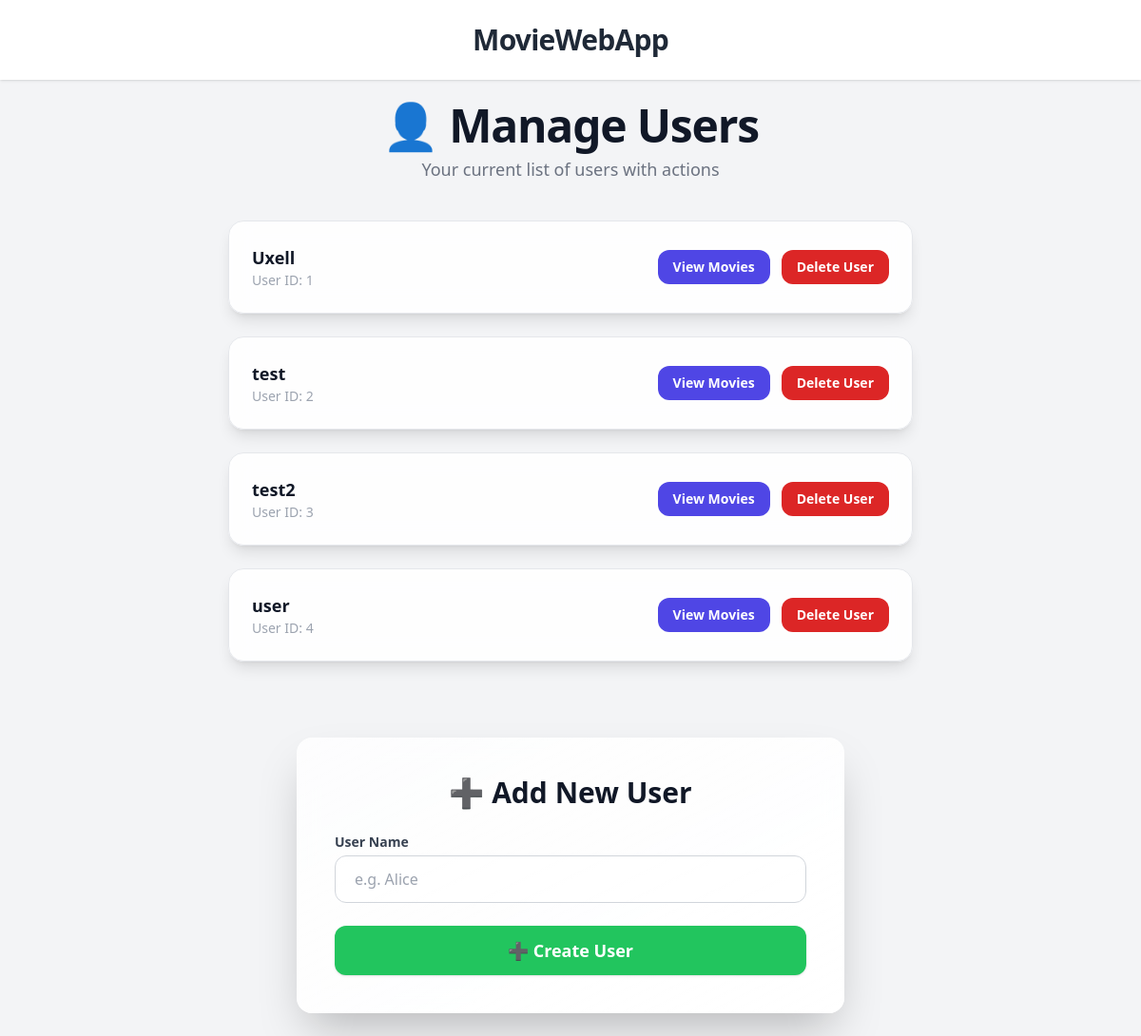
Before: / with the older database file.
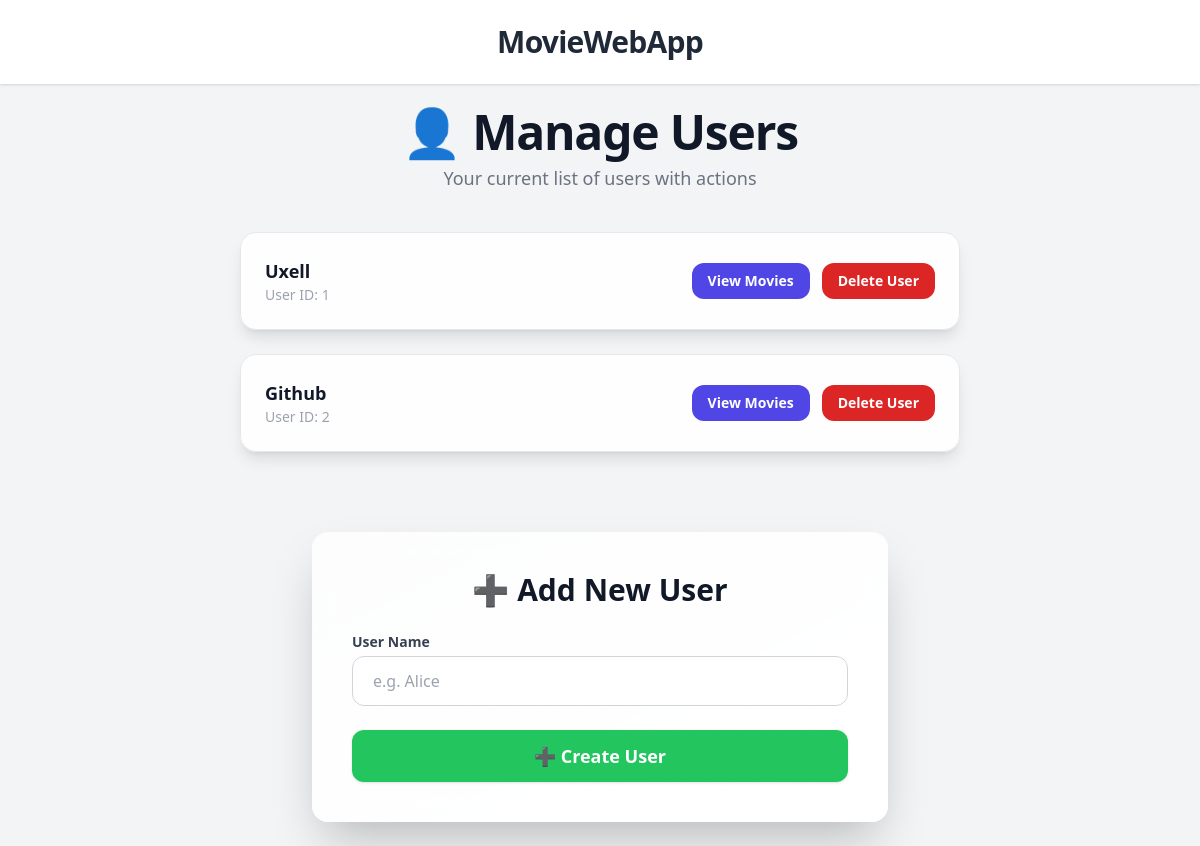
After: the same page with the newer database file.
### models.py (models this page shows)
class User(db.Model):
    __tablename__ = 'users'
    id = db.Column(db.Integer, primary_key=True, autoincrement=True)
    name = db.Column(db.String(100), nullable=False)
    movies = db.relationship('Movie', backref='user', lazy=True)

### app.py (the view)
@app.route('/')
def home():
    try:
        users = data_manager.get_users()
        return render_template('index.html', users=users)
    except (IOError,OperationalError) as e:
        print("An IOError occurred: ", str(e))
        error = "Sorry, we cannot load the user list right now."
        return render_template('index.html', users=[], error=error)

### data_manager.py (called while the page is built)
    def get_users(self):
        return User.query.all()

### templates/index.html (shortened to what this page needs)
{% extends "base.html" %}
{% block content %}
<div class="text-center mb-10">
  <h1 class="text-5xl font-extrabold tracking-tight text-gray-900 dark:text-white mb-2">
    👤 Manage Users
  </h1>
  <p class="text-gray-500 dark:text-gray-400 text-lg">Your current list of users with actions</p>
</div>
<div class="space-y-6 mb-20">
  {% for user in users %}
    <div class="bg-white/90 dark:bg-gray-800/50 border border-gray-200 dark:border-gray-700 rounded-2xl shadow-lg hover:shadow-xl backdrop-blur-md p-6 transition-all duration-300">
      <div class="flex flex-col sm:flex-row sm:items-center sm:justify-between gap-4">
        <div>
          <div class="text-lg font-semibold text-gray-900 dark:text-white">{{ user.name }}</div>
          <div class="text-sm text-gray-400 dark:text-gray-500">User ID: {{ user.id }}</div>
        </div>
        <div class="flex flex-col sm:flex-row gap-3 mt-2 sm:mt-0 sm:justify-end">
        <a href="{{ url_for('user_movies', user_id=user.id) }}"
           class="inline-flex items-center justify-center gap-2 px-4 py-2 rounded-xl text-sm font-semibold text-white bg-indigo-600 hover:bg-indigo-700 focus:outline-none focus:ring-2 focus:ring-indigo-500 transition">
          View Movies
        </a>
        <form action="{{ url_for('delete_user', user_id=user.id) }}" method="POST">
          <button type="submit"
                  class="inline-flex items-center justify-center gap-2 px-4 py-2 rounded-xl text-sm font-semibold text-white bg-red-600 hover:bg-red-700 focus:outline-none focus:ring-2 focus:ring-red-500 transition">
            Delete User
          </button>
        </form>
      </div>
      </div>
    </div>
  {% endfor %}
</div>
<div class="bg-gradient-to-br from-white/80 to-white dark:from-gray-800/60 dark:to-gray-900/40 backdrop-blur-md p-10 rounded-2xl shadow-2xl max-w-xl mx-auto">
  <h2 class="text-3xl font-bold mb-6 text-gray-900 dark:text-white text-center">➕ Add New User</h2>
  <form action="{{ url_for('create_user') }}" method="post" class="space-y-6">
    <div>
      <label for="name" class="block text-sm font-semibold text-gray-700 dark:text-gray-300 mb-1">User Name</label>
      <input type="text" id="name" name="name" placeholder="e.g. Alice"
             class="w-full px-5 py-3 rounded-xl border border-gray-300 dark:border-gray-600 bg-white/60 dark:bg-gray-900/30 text-gray-900 dark:text-white placeholder-gray-400 focus:outline-none focus:ring-2 focus:ring-indigo-500 transition"
             required>
    </div>
    <button type="submit"
            class="w-full py-3 px-5 bg-green-500 hover:bg-green-600 text-white text-lg font-semibold rounded-xl shadow hover:shadow-md transition">
      ➕ Create User
    </button>
  </form>
</div>
{% endblock %}

Changed rows visible on the page:
removed User: name "test2", id "3"
removed User: name "user", id "4"
changed User id 2: name "test" → "Github"
